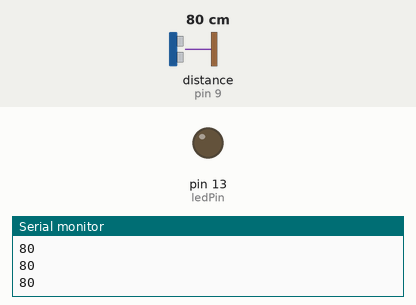
The sketch below on a simulated Arduino Uno, built with avr-gcc and run on an emulated ATmega328P. Shown: output pins drawn as LEDs (lit = HIGH), the last lines printed to the serial monitor. Wiring (inferred from the names in the program): ultrasonic range finder: trigger pin 8; echo pin 9. Inputs (shaded band) come from the test bench; at power-on: distance to the obstacle (sensor on pin 9) 80 cm. The echo pulse lasts 58.3 µs per cm; pins used as bus, display or sensor lines are not drawn.

Above: at 1.2 s.
1.3 s: distance to the obstacle (sensor on pin 9) set to 23 cm
2.8 s: distance to the obstacle (sensor on pin 9) set to 18 cm
At 3.7 s:
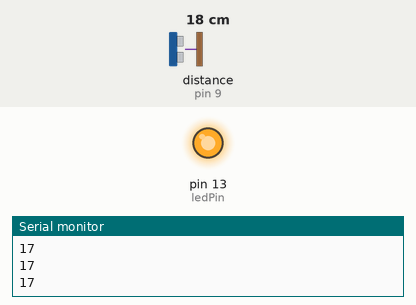
4.3 s: distance to the obstacle (sensor on pin 9) set to 35 cm
At 5.5 s:
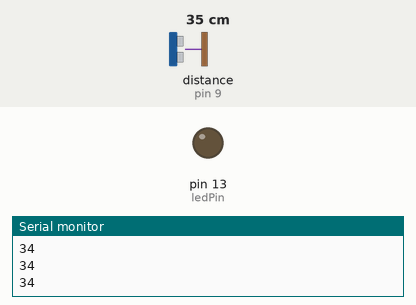
5.9 s: distance to the obstacle (sensor on pin 9) set to 2 cm
At 7.4 s:
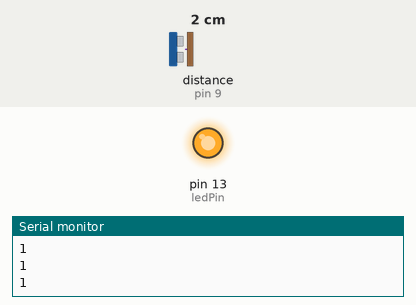
Timing chart, 0 to 8.5 s (numbered marks = the images above; inputs shaded):
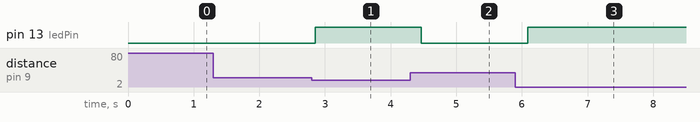

Measured:
- the behaviour switches between 21 and 20 cm on distance to the obstacle (sensor on pin 9) (found by bisection; images 0 and 1)
- after the input at 2.8 s, pin 13 (ledPin): LOW → HIGH after 0.05 s
- after the input at 4.3 s, pin 13 (ledPin): HIGH → LOW after 0.17 s
- after the input at 5.9 s, pin 13 (ledPin): LOW → HIGH after 0.19 s

The sketch:

usDistance.ino
```cpp
const int Trig = 8;
const int Echo = 9;
const int ledPin = 13;

unsigned int time_us = 0;
unsigned int distance_cm = 0;

void setup()
{
    pinMode(Trig, OUTPUT);
    pinMode(Echo, INPUT);
    pinMode(ledPin, OUTPUT);

    Serial.begin(9600);
}


void loop()
{
    delayMicroseconds(10);         // Удерживаем 10 микросекунд
    digitalWrite(Trig, HIGH);      // Подаем сигнал на выход микроконтроллера
    delayMicroseconds(10);         // Удерживаем 10 микросекунд
    digitalWrite(Trig, LOW);       // Затем убираем

    time_us = pulseIn(Echo, HIGH); // Замеряем длину импульса
    distance_cm = time_us / 58;    // Пересчитываем в сантиметры
    if( time_us==38 )
    {
      Serial.println("---");   // Выводим на порт
    }
    else
    {
      Serial.println(distance_cm);   // Выводим на порт
    }

    if( distance_cm < 20 )         // Если расстояние менее 20 сантиметром
    {
       digitalWrite(ledPin, 1);
    }
    else
    {
       digitalWrite(ledPin, 0);
    }
    delay(200);
}
```
